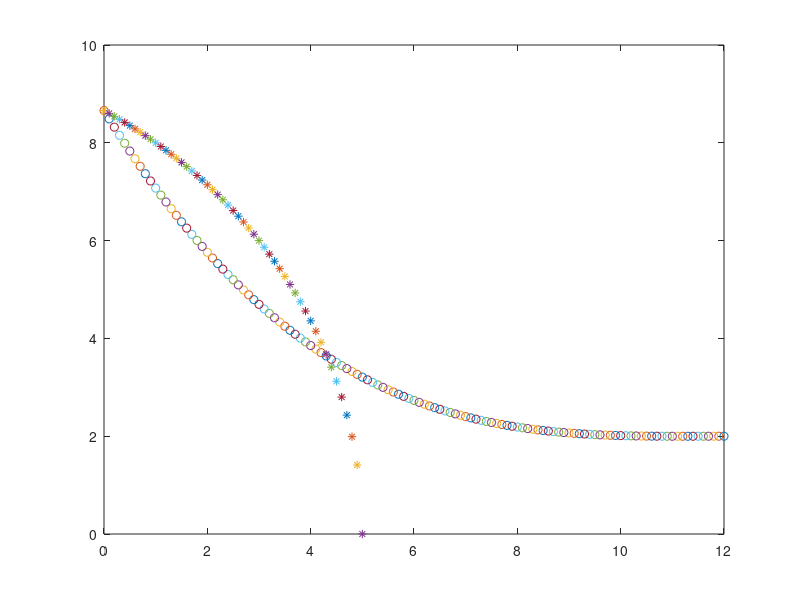

Write MATLAB code to recreate this figure. (Note: this script raises an error after producing the figure.)
clc
clear all
figure
for T = 12
    for f_pos = 2
        i_vel = -sqrt(3);
        f_vel = 0;
        i_pos =  5*sqrt(3);
%         f_pos = 5;
        % T=15;
        h=f_pos-i_pos;
        i_t = 0;
        f_t = T;
        
        a0=i_pos;
        a1=i_vel;
        a2=(3*h-(2*i_vel+f_vel)*T)/(T^2);
        a3=(-2*h+(i_vel+f_vel)*T)/(T^3);
        
        seg = 0.1;
        t=i_t:seg:(f_t);
        len=length(t);
        p=zeros(1,len);
        sd=zeros(1,len);
        sdd=zeros(1,len);

        for i=1:len
            p(i)=a0+a1*(t(i)-i_t)+a2*(t(i)-i_t)^2+a3*(t(i)-i_t)^3;
            sd(i)=a1 + a2*(2*t(i) - 2*i_t) + 3*a3*(t(i) - i_t)^2;
            sdd(i)=2*a2 + 3*a3*(2*t(i) - 2*i_t);
        end


        
    end
end

j = 1;
for i = length(t):-1:1
    pos_x_f(j) = t(i);
    pos_y_f(j) = p(i);
     j = j+1;
        plot(t(i),p(i),'-o');
        drawnow
        hold on
end

j = 1;
for i = 0:0.1:5
    c = sqrt(100 - (i + 5)^2);
    pos_x_b(j) = i;
    pos_y_b(j) = c;
    j = j+1;
    plot(i,c,'*-')
     drawnow
        hold on
end

pos_x =  [pos_x_f , pos_x_b]' - 5;
pos_y = [pos_y_f , pos_y_b]';
p = [pos_x, pos_y];
heading_current = 270;
figure
for i =  2: length(pos_x)
    delta_heading =180 /pi *  atan((p(i,1)-p(i-1,1))/(0.01 + p(i,2)-p(i-1,2)));
    heading_des= NewHeading(delta_heading, heading_current);
    p(i,3)  = heading_des;
%     plot(i, heading_current,'ob');
%     hold on
%      plot(i, delta_heading,'ob');
%     hold on
end
 plot(1:length(p), p(:,3))




%%

clc
clear all

i_x = 0;
i_y = 20;

% f_x = 40; % varying para; 
% f_y = 1; % vary para;


for f_x = 20
    for f_y = 3
        counter = 1;
        if 30 - f_y > f_x

        for i = f_x: -0.1 : 0
            pos_y(counter) = (f_x + f_y) -sqrt(f_x^2  - (i - f_x)^2);
            pos_x(counter) = i;
            counter = counter + 1;
        end   

        for i  = ( f_y + f_x):0.2:20
            pos_x(counter) = 0;
            pos_y(counter) = i;
            counter = counter + 1;
        end
        
        else
            
            for i =  f_x: -0.1 : 20-f_y
                pos_x(counter) = i;
                pos_y(counter) = f_y;
                counter = counter + 1;
            end
            
            for i = 0: 0.1 : 20 - f_y
                pos_x(counter) = i;
                pos_y(counter) = 20 - sqrt(((20 - f_y)^2 - (i - (20 - f_y))^2));
                counter = counter + 1;
            end

        end

    end

end

    for i = 20:-0.2:0
        pos_x(counter) = 0;
        pos_y(counter) = i;
        counter = counter + 1;
    end
figure
    for i  =1:length(pos_x)
        plot(pos_x(i), pos_y(i),'-o')
        drawnow
        hold on
    end



% figure
% for i =  length(pos_x):-1:2
%     delta_heading =180 /pi *  atan((p(i,1)-p(i-1,1))/(0.01 + p(i,2)-p(i-1,2)));
%     heading_des= NewHeading(delta_heading, heading_current);
%     p(i,3)  = heading_des;
% %     plot(i, heading_current,'ob');
% %     hold on
% %      plot(i, delta_heading,'ob');
% %     hold on
% end
%  plot(1:length(p), p(:,3))












